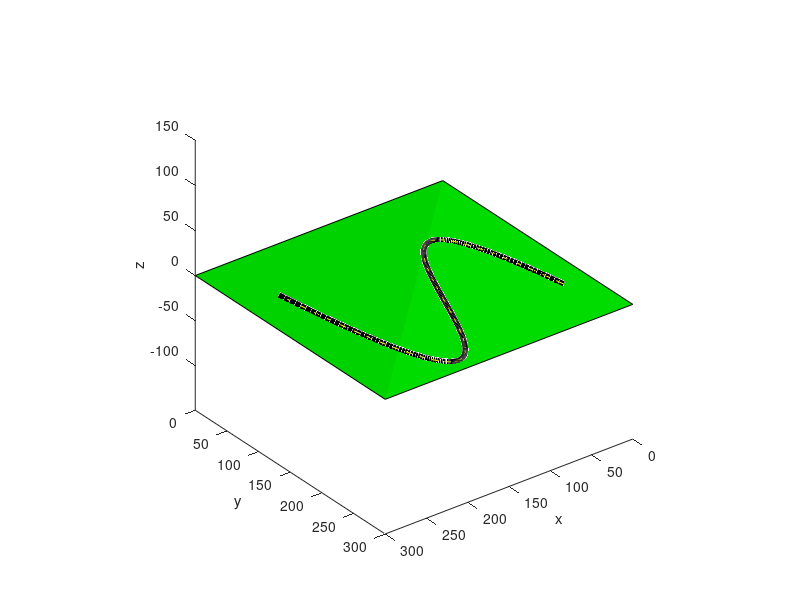

This figure's MATLAB source: (Note: this script raises an error after producing the figure.)
% test_patch.m
clc;
clear;


xi = 30;
yi = 230;   % (30, 230)
xf = 260;
yf = 80;    % (260, 80)
x1 = 100;
y1 = 100;   % (70, 140)
x2 = 180;
y2 = 270;   % (180, 270)


yy = [yi; y1; y2; yf];
xx = [xi^3 xi^2 xi 1;
      x1^3 x1^2 x1 1;
      x2^3 x2^2 x2 1;
      xf^3 xf^2 xf 1];

cofs = xx\ yy;

a = cofs(1);
b = cofs(2);
c = cofs(3);
d = cofs(4);

f  = @(x) (a*(x.^3) + (b*(x.^2)) + (c*x) + d);
fdt = @(x) (a*(3*x.^2) + (b*(2*x)) + c);
f2dt = @(x) (6*a*x + b*2);

x = xi:xf;
y = f(x);
z = f(x)*0;

lasX = x;
lasY = y;
% Puntos críticos
cr1 = abs((2*b - sqrt((2*b)^2-12*a*c))/(6*a));
cr2 = abs((2*b + sqrt((2*b)^2-12*a*c))/(6*a));

% Radio de la curvatura
r1 = abs(((1+fdt(x1)^2)^(3/2))/f2dt(x1));
r2 = abs(((1+fdt(x2)^2)^(3/2))/f2dt(x2));


lfdt = @(x) sqrt(1 + fdt(x).^2);
longitudPista = integral(lfdt, xi, xf);

% Graficación
%axes('XLim',[0 300],'YLim',[0 300],'ZLim',[0 300],'XDir','reverse','YDir','reverse');
view(3)
hold on;
line(x,y,z+1,'Color','k','LineWidth',4)
line(x,y,z+1,'Color','y','LineStyle','--')


% clear; close all;

% Define vertices
vertices = [
    0,0,0;
    300,0,0;
    300,300,0;
    0,300,0;]; 

% Define faces
faces = [
    1, 2, 3, 4]; % face #1

% Draw patch
figure(1);
patch('Faces', faces, 'Vertices', vertices, 'FaceColor', 'g');

% Axes settings
xlabel('x'); ylabel('y'); zlabel('z');
axis vis3d equal;
view([142.5, 30]);
camlight;


%% Additional
syms x
% Min N Max points
primeraD = (a*(3*x.^2)) + (b*(2*x)) + c;
answer = solve( primeraD == 0, x, 'MaxDegree', 3);
resultado = vpa(answer,6);
sprintf("Max: %s , %s", resultado(1), f(resultado(1)))
plot3(resultado(1), f(resultado(1)),3, '.');   
text(resultado(1), f(resultado(1)),10, '\leftarrow Max')
sprintf("Min: %s, %s", resultado(2), f(resultado(2)))
plot3(resultado(2), f(resultado(2)), 3, '.')
text(resultado(2), f(resultado(2)),10, '\leftarrow Min')

% Inflection point
segundaD = 6*a*x + 2*b;
answer2 = vpasolve(segundaD == 0, x, [-inf, inf]);
sprintf("Inflection: %s , %s", answer2(1), f(answer2(1)))
plot3(answer2(1), f(answer2(1)),3, '.');
text(answer2(1), f(answer2(1)),10, '\leftarrow Inflection')

% Track length
longitud_pista = integral(lfdt, xi, xf);
disp("Longitud de la pista: " + longitud_pista);

% Radius of curvature
valores = radiocurvatura(resultado(1), f(resultado(1)), fdt(resultado(1)), f2dt(resultado(1)));
plotcircle(valores(2), valores(3), valores(1));
plot3(valores(2), valores(3), 3, '.');
sprintf("Radio Curvatura Max: %s and %s",valores(2), valores(3))

valores_dos = radiocurvatura(resultado(2), f(resultado(2)), fdt(resultado(2)), f2dt(resultado(2)));
plotcircle(valores_dos(2), valores_dos(3), valores_dos(1));
plot3(valores_dos(2), valores_dos(3),3, '.');
sprintf("Radio Curvatura Min: %s and %s",valores_dos(2), valores_dos(3))
axis equal;
%axis([-20 20 -20 20])

% rc_inflection = radiocurvatura(answer2(1), f(answer2(1)),fdt(answer2(1)), f2dt(answer2(1)));
% sprintf("Radio Curvatura Punto Inflexión: %s", rc_inflection(1))
%daspect manual;

plot_3d_cube(80, 10, 10, [0.75 0.75 0.75], 50, 70, 0, 0);
coche = plot_3d_cube(10, 10, 10, 'r', lasX(1) , lasY(1), 0, 35);
for i = 1:5: length(lasX)
    coche = plot_3d_cube(10, 10, 10, 'r', lasX(i) , lasY(i), 0, 35);
    drawnow;
    pause(0.1);
    delete(coche);
end



%% Functions 
function h = plotcircle(xs,ys,r)
    th = 0:pi/50:2*pi;
    xunit = r*cos(th) + xs;
    yunit = r*sin(th) + ys;
    h = plot(xunit, yunit, 'LineWidth',4);
end

% Input (x,f(x), f'(x), f''(x) )     f(x) = y
% [Radio de curvatura, x, y] de circulo


function t = radiocurvatura(xs, ys,fdtx, f2dtx)
    %r_c = (1 + (fdtx)^2)^(3/2)/ abs(f2dtx);
    r_c = abs(   sqrt(   (  1  + (fdtx).^2   ).^3   )   /  abs(f2dtx));
    alfa = xs - ((fdtx*(1+ fdtx^2))/f2dtx);
    beta = ys + ((1 + fdtx^2)/f2dtx);
    t = [r_c, alfa, beta];
end

% Plot Cube Plot
function objeto = plot_3d_cube(x_length, y_length, z_length, cube_color, x_point, y_point, z_point, theta) %%theta in radian
H=[0 ,1 ,0 ,1 ,0 ,1 ,0 ,1; 0 ,0 ,1 ,1 ,0 ,0 ,1 ,1; 0 ,0 ,0 ,0 ,1 ,1 ,1 , 1];

    sinTheta = sind(theta);
    cosTheta = cosd(theta);
    
    for j = 1 : 1 : 8
        xs = H(1,j);
        ys = H(2,j);
        
        disp(H(1,j));
        
        H(1,j) = xs * cosTheta - ys * sinTheta;
        H(2,j) = ys * cosTheta + xs * sinTheta;
        disp(H(1,j));
        
    end




byLength = H .* [x_length; y_length; z_length];
% plusPoints = byLength + [x_point; y_point; z_point];
H = byLength + [x_point; y_point; z_point];
S=[1 2 4 3; 1 2 6 5; 1 3 7 5; 3 4 8 7; 2 4 8 6; 5 6 8 7]; %Surfaces of the cube

% xs = H(1,3);
% ys = H(2,1:8);
%ys = H();
%node = H;
% disp(xs);
% disp(ys);

figure(1)
% hold on
    for i=1:size(S,1)    
        Si=S(i,:); 
%         fill3(plusPoints(1,Si),plusPoints(2,Si),plusPoints(3,Si),cube_color,'facealpha',1)
        objeto = patch(H(1,Si),H(2,Si),H(3,Si),cube_color);
    end
% axis equal, hold off, view(20,10)
end